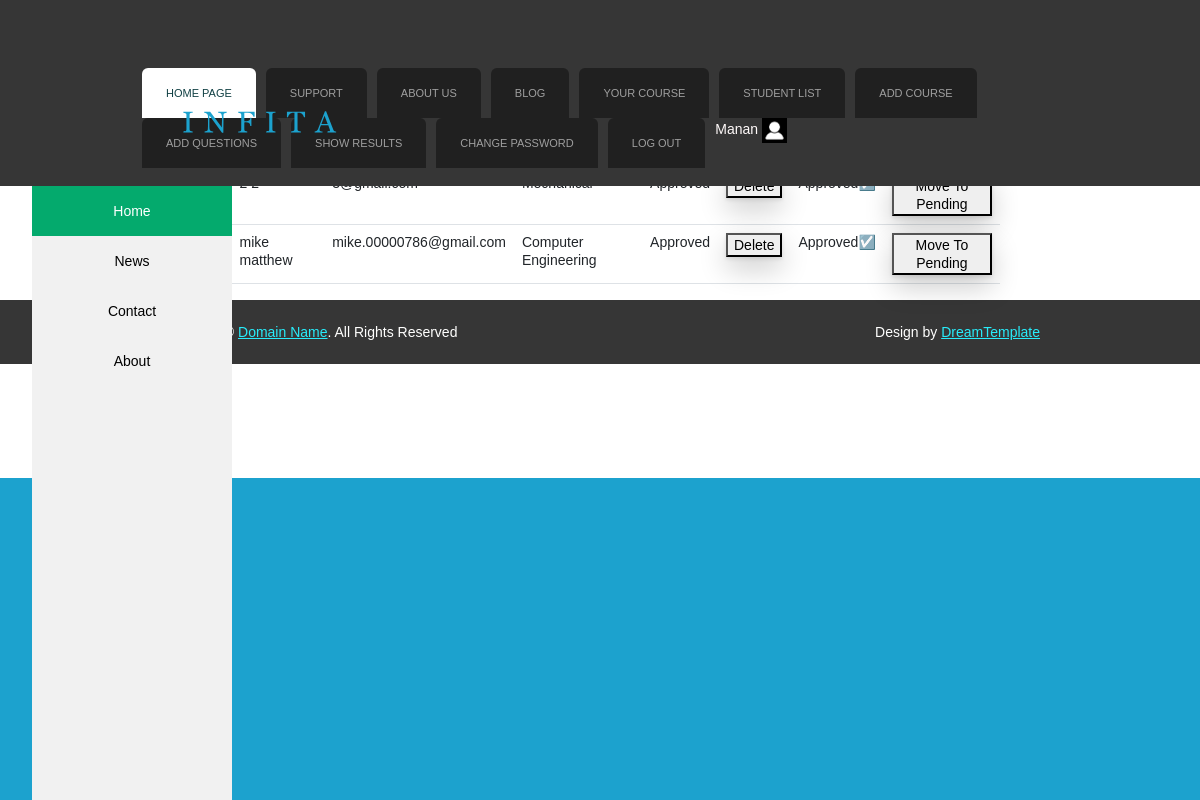
The page /studentList/ (signed in) on the database as committed earlier.
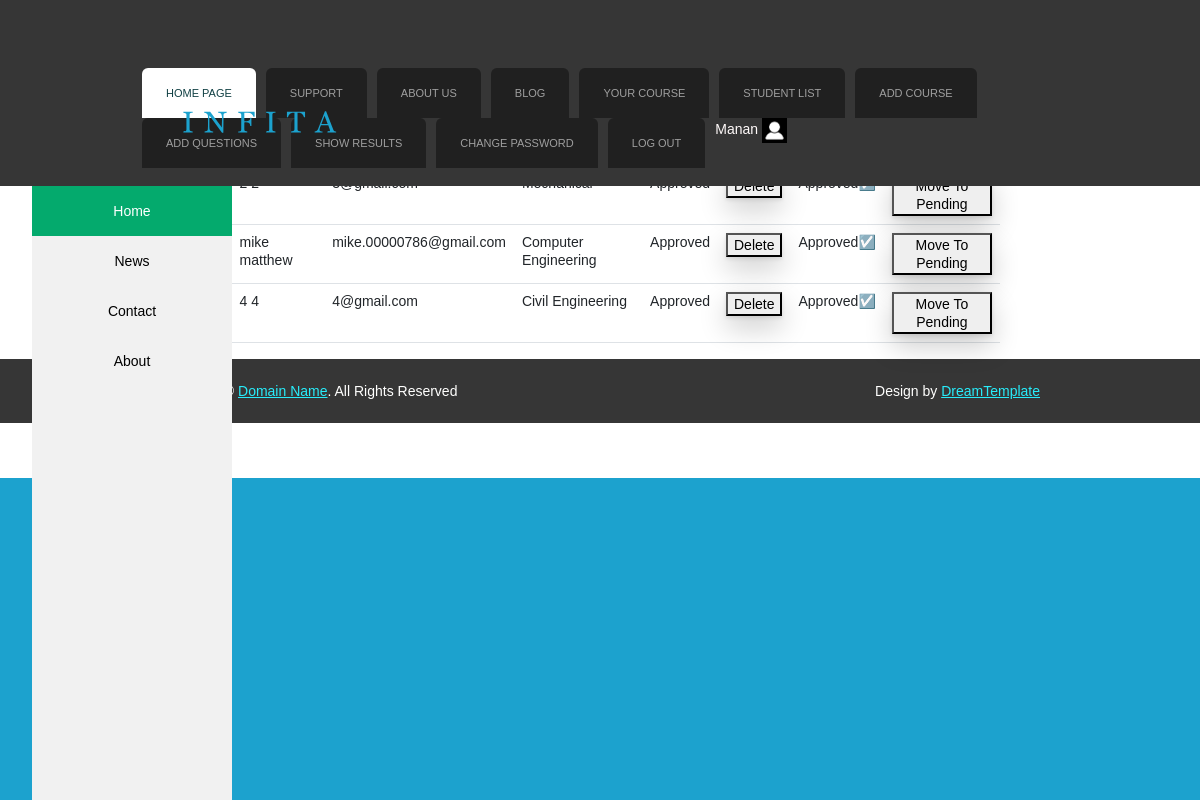
The same page on the database as committed later.
### onlineexamapp/models.py (models this page shows, shortened)
class User(models.Model): # STUDENT
    userType = models.CharField(max_length = 100, default = "Student")
    fname = models.CharField(max_length = 100)
    lname = models.CharField(max_length = 100)
    email = models.CharField(max_length = 100)
    mobile = models.CharField(max_length = 100)
    course = models.CharField(max_length = 100, default="")
    gender = models.CharField(max_length = 100)
    password = models.CharField(max_length = 100)
    address = models.TextField()
    profilePic = models.ImageField(upload_to = 'profilePic/', default="")
    userStatus = models.CharField(max_length = 100, default = "Pending")

### onlineexamapp/views.py (the view)
# urls.py: path('studentList/', views.studentList, name='studentList'),
def studentList(request):
    studentsList = User.objects.filter(userType = "Student")
    return render(request, 'studentList.html', {'studentsList': studentsList})

### onlineexamapp/templates/studentList.html (shortened to what this page needs)
{% extends 'header.html' %}
{% load static %}
{% block content %}
<!DOCTYPE html>
<html lang="en">
<head>
</head>
<body>
    <table class="table table-hover static-table" align="center" id="studentTable">
        <thead>
          <tr>
            <th scope="col">#</th>
            <th scope="col">Name</th>
            <th scope="col">Email</th>
            <th scope="col">Course</th>
            <th scope="col">Status</th>
            <th scope="col">Delete</th>
            <th scope="col">Status</th>
            <th scope="col">Approve</th>
          </tr>
        </thead>
        <tbody>
          {% for i in studentsList %}
          <tr>
            <th scope="row">{{i.id}}</th>
            <td>{{i.fname}} {{i.lname}}</td>
            <td>{{i.email}}</td>
            <td>{{i.course}}</td>
            <td>{{i.userStatus}}</td>
            {% if i.userStatus == "Approved" %}
            <td><button type="button">Delete</button></td>
            <td>Approved☑️</td>
            <td><button type="button" id="{{i.id}}">Move To Pending</button></td>
            {% else %}
            <td><button type="button">Delete</button></td>
            <td>Pending🔃</td>
            <td><button type="button" id="{{i.id}}">Approve</button></td>
            {% endif %}
          </tr>
          {% endfor %}
        </tbody>
      </table>
</body>
</html>
{% endblock %}

Rows that differ between the two databases and show on the page:
added User: fname "4", lname "4", email "4@gmail.com", course "Civil Engineering", userStatus "Approved"
